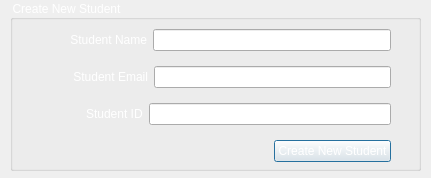
<?xml version="1.0" encoding="UTF-8"?>
<ui version="4.0">
 <class>Dialog</class>
 <widget class="QDialog" name="Dialog">
  <property name="geometry">
   <rect>
    <x>0</x>
    <y>0</y>
    <width>431</width>
    <height>178</height>
   </rect>
  </property>
  <property name="windowTitle">
   <string>Dialog</string>
  </property>
  <property name="styleSheet">
   <string notr="true">	color: rgb(255, 255, 255);
	background-color: qlineargradient(spread:pad, x1:1, y1:1, x2:1, y2:1, stop:0 		    rgba(43, 48, 59, 255), stop:1 rgba(0, 0, 127, 255));</string>
  </property>
  <widget class="QGroupBox" name="groupBox">
   <property name="geometry">
    <rect>
     <x>10</x>
     <y>0</y>
     <width>411</width>
     <height>171</height>
    </rect>
   </property>
   <property name="sizePolicy">
    <sizepolicy hsizetype="Maximum" vsizetype="Maximum">
     <horstretch>0</horstretch>
     <verstretch>0</verstretch>
    </sizepolicy>
   </property>
   <property name="maximumSize">
    <size>
     <width>411</width>
     <height>221</height>
    </size>
   </property>
   <property name="title">
    <string>Create New Student</string>
   </property>
   <widget class="QWidget" name="verticalLayoutWidget">
    <property name="geometry">
     <rect>
      <x>20</x>
      <y>20</y>
      <width>361</width>
      <height>154</height>
     </rect>
    </property>
    <layout class="QVBoxLayout" name="verticalLayout">
     <item>
      <layout class="QHBoxLayout" name="horizontalLayout">
       <item>
        <spacer name="horizontalSpacer">
         <property name="orientation">
          <enum>Qt::Horizontal</enum>
         </property>
         <property name="sizeType">
          <enum>QSizePolicy::Fixed</enum>
         </property>
         <property name="sizeHint" stdset="0">
          <size>
           <width>40</width>
           <height>20</height>
          </size>
         </property>
        </spacer>
       </item>
       <item>
        <widget class="QLabel" name="studentNameLabel">
         <property name="text">
          <string>Student Name</string>
         </property>
         <property name="alignment">
          <set>Qt::AlignRight|Qt::AlignTrailing|Qt::AlignVCenter</set>
         </property>
        </widget>
       </item>
       <item>
        <widget class="QLineEdit" name="studentNameField"/>
       </item>
      </layout>
     </item>
     <item>
      <layout class="QHBoxLayout" name="horizontalLayout_2">
       <item>
        <spacer name="horizontalSpacer_2">
         <property name="orientation">
          <enum>Qt::Horizontal</enum>
         </property>
         <property name="sizeType">
          <enum>QSizePolicy::Fixed</enum>
         </property>
         <property name="sizeHint" stdset="0">
          <size>
           <width>43</width>
           <height>20</height>
          </size>
         </property>
        </spacer>
       </item>
       <item>
        <widget class="QLabel" name="studentEmailLabel">
         <property name="text">
          <string>Student Email</string>
         </property>
         <property name="alignment">
          <set>Qt::AlignRight|Qt::AlignTrailing|Qt::AlignVCenter</set>
         </property>
        </widget>
       </item>
       <item>
        <widget class="QLineEdit" name="studentEmailField"/>
       </item>
      </layout>
     </item>
     <item>
      <layout class="QHBoxLayout" name="horizontalLayout_4">
       <item>
        <spacer name="horizontalSpacer_4">
         <property name="orientation">
          <enum>Qt::Horizontal</enum>
         </property>
         <property name="sizeType">
          <enum>QSizePolicy::Fixed</enum>
         </property>
         <property name="sizeHint" stdset="0">
          <size>
           <width>56</width>
           <height>20</height>
          </size>
         </property>
        </spacer>
       </item>
       <item>
        <widget class="QLabel" name="label">
         <property name="text">
          <string>Student ID</string>
         </property>
        </widget>
       </item>
       <item>
        <widget class="QLineEdit" name="studentIDField"/>
       </item>
      </layout>
     </item>
     <item>
      <layout class="QHBoxLayout" name="horizontalLayout_3">
       <item>
        <spacer name="horizontalSpacer_3">
         <property name="orientation">
          <enum>Qt::Horizontal</enum>
         </property>
         <property name="sizeHint" stdset="0">
          <size>
           <width>40</width>
           <height>20</height>
          </size>
         </property>
        </spacer>
       </item>
       <item>
        <widget class="QPushButton" name="createNewStudentButton">
         <property name="text">
          <string>Create New Student</string>
         </property>
        </widget>
       </item>
      </layout>
     </item>
    </layout>
   </widget>
  </widget>
 </widget>
 <resources/>
 <connections/>
</ui>
